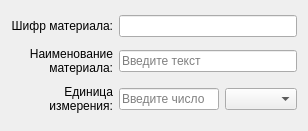
<?xml version="1.0" encoding="UTF-8"?>
<ui version="4.0">
 <class>Dialog</class>
 <widget class="QDialog" name="Dialog">
  <property name="geometry">
   <rect>
    <x>0</x>
    <y>0</y>
    <width>292</width>
    <height>131</height>
   </rect>
  </property>
  <property name="windowTitle">
   <string>Ввод данных материала</string>
  </property>
  <layout class="QGridLayout" name="gridLayout">
   <item row="2" column="1">
    <layout class="QHBoxLayout" name="horizontalLayout">
     <item>
      <widget class="QLineEdit" name="inpUn">
       <property name="sizePolicy">
        <sizepolicy hsizetype="Fixed" vsizetype="Fixed">
         <horstretch>0</horstretch>
         <verstretch>0</verstretch>
        </sizepolicy>
       </property>
       <property name="maximumSize">
        <size>
         <width>100</width>
         <height>16777215</height>
        </size>
       </property>
       <property name="placeholderText">
        <string>Введите число</string>
       </property>
      </widget>
     </item>
     <item>
      <widget class="QComboBox" name="comboUn"/>
     </item>
    </layout>
   </item>
   <item row="2" column="0">
    <widget class="QLabel" name="label_3">
     <property name="text">
      <string>Единица
измерения:</string>
     </property>
     <property name="alignment">
      <set>Qt::AlignRight|Qt::AlignTrailing|Qt::AlignVCenter</set>
     </property>
    </widget>
   </item>
   <item row="1" column="0">
    <widget class="QLabel" name="label_2">
     <property name="text">
      <string>Наименование
материала:</string>
     </property>
     <property name="alignment">
      <set>Qt::AlignRight|Qt::AlignTrailing|Qt::AlignVCenter</set>
     </property>
    </widget>
   </item>
   <item row="0" column="1">
    <widget class="QLineEdit" name="inpCode"/>
   </item>
   <item row="0" column="0">
    <widget class="QLabel" name="label">
     <property name="text">
      <string>Шифр материала:</string>
     </property>
     <property name="alignment">
      <set>Qt::AlignRight|Qt::AlignTrailing|Qt::AlignVCenter</set>
     </property>
    </widget>
   </item>
   <item row="1" column="1">
    <widget class="QLineEdit" name="inpName">
     <property name="placeholderText">
      <string>Введите текст</string>
     </property>
    </widget>
   </item>
  </layout>
 </widget>
 <resources/>
 <connections/>
</ui>
